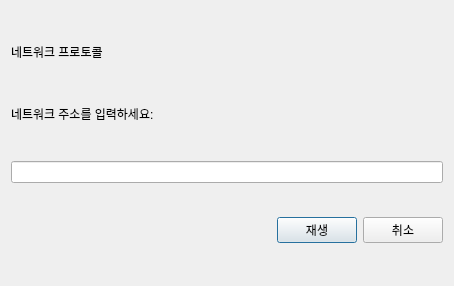
<?xml version="1.0" encoding="UTF-8"?>
<ui version="4.0">
 <class>CUrlInputDialog</class>
 <widget class="QDialog" name="CUrlInputDialog">
  <property name="geometry">
   <rect>
    <x>0</x>
    <y>0</y>
    <width>454</width>
    <height>286</height>
   </rect>
  </property>
  <property name="sizePolicy">
   <sizepolicy hsizetype="Fixed" vsizetype="Fixed">
    <horstretch>0</horstretch>
    <verstretch>0</verstretch>
   </sizepolicy>
  </property>
  <property name="windowTitle">
   <string>미디어 열기</string>
  </property>
  <property name="sizeGripEnabled">
   <bool>false</bool>
  </property>
  <layout class="QVBoxLayout" name="verticalLayout_2">
   <item>
    <widget class="QLabel" name="subjectLabel">
     <property name="maximumSize">
      <size>
       <width>16777215</width>
       <height>30</height>
      </size>
     </property>
     <property name="text">
      <string>네트워크 프로토콜</string>
     </property>
    </widget>
   </item>
   <item>
    <widget class="QLabel" name="urlInputInfoLabel">
     <property name="maximumSize">
      <size>
       <width>16777215</width>
       <height>30</height>
      </size>
     </property>
     <property name="text">
      <string>네트워크 주소를 입력하세요:</string>
     </property>
    </widget>
   </item>
   <item>
    <widget class="QLineEdit" name="urlLineEdit"/>
   </item>
   <item>
    <layout class="QHBoxLayout">
     <property name="spacing">
      <number>6</number>
     </property>
     <property name="leftMargin">
      <number>0</number>
     </property>
     <property name="topMargin">
      <number>0</number>
     </property>
     <property name="rightMargin">
      <number>0</number>
     </property>
     <property name="bottomMargin">
      <number>0</number>
     </property>
     <item>
      <spacer>
       <property name="orientation">
        <enum>Qt::Horizontal</enum>
       </property>
       <property name="sizeHint" stdset="0">
        <size>
         <width>131</width>
         <height>31</height>
        </size>
       </property>
      </spacer>
     </item>
     <item>
      <widget class="QPushButton" name="okButton">
       <property name="text">
        <string>재생</string>
       </property>
      </widget>
     </item>
     <item>
      <widget class="QPushButton" name="cancelButton">
       <property name="text">
        <string>취소</string>
       </property>
      </widget>
     </item>
    </layout>
   </item>
  </layout>
 </widget>
 <resources/>
 <connections>
  <connection>
   <sender>okButton</sender>
   <signal>clicked()</signal>
   <receiver>CUrlInputDialog</receiver>
   <slot>accept()</slot>
   <hints>
    <hint type="sourcelabel">
     <x>278</x>
     <y>253</y>
    </hint>
    <hint type="destinationlabel">
     <x>96</x>
     <y>254</y>
    </hint>
   </hints>
  </connection>
  <connection>
   <sender>cancelButton</sender>
   <signal>clicked()</signal>
   <receiver>CUrlInputDialog</receiver>
   <slot>reject()</slot>
   <hints>
    <hint type="sourcelabel">
     <x>369</x>
     <y>253</y>
    </hint>
    <hint type="destinationlabel">
     <x>179</x>
     <y>282</y>
    </hint>
   </hints>
  </connection>
 </connections>
</ui>
